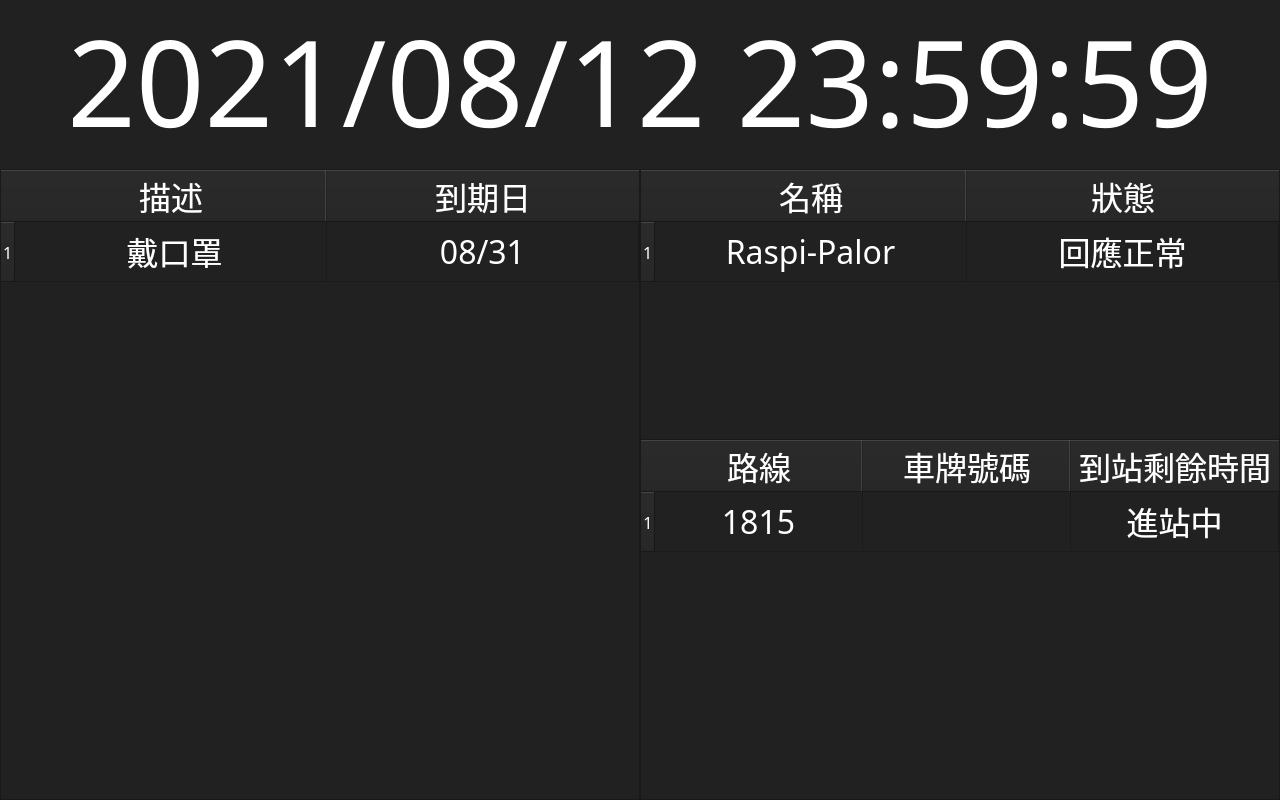
<?xml version="1.0" encoding="UTF-8"?>
<ui version="4.0">
 <class>MainWindow</class>
 <widget class="QMainWindow" name="MainWindow">
  <property name="geometry">
   <rect>
    <x>0</x>
    <y>0</y>
    <width>1280</width>
    <height>800</height>
   </rect>
  </property>
  <property name="windowTitle">
   <string>MainWindow</string>
  </property>
  <property name="autoFillBackground">
   <bool>false</bool>
  </property>
  <property name="styleSheet">
   <string notr="true">background-color: rgb(33, 33, 33)</string>
  </property>
  <widget class="QWidget" name="centralwidget">
   <widget class="QTableWidget" name="transportTableWidget">
    <property name="geometry">
     <rect>
      <x>640</x>
      <y>439</y>
      <width>640</width>
      <height>361</height>
     </rect>
    </property>
    <property name="styleSheet">
     <string notr="true"/>
    </property>
    <property name="verticalScrollBarPolicy">
     <enum>Qt::ScrollBarAlwaysOff</enum>
    </property>
    <property name="horizontalScrollBarPolicy">
     <enum>Qt::ScrollBarAlwaysOff</enum>
    </property>
    <property name="autoScroll">
     <bool>false</bool>
    </property>
    <attribute name="horizontalHeaderDefaultSectionSize">
     <number>208</number>
    </attribute>
    <attribute name="verticalHeaderDefaultSectionSize">
     <number>60</number>
    </attribute>
    <row>
     <property name="text">
      <string>1</string>
     </property>
     <property name="font">
      <font>
       <family>Noto Serif CJK TC Black</family>
       <pointsize>12</pointsize>
      </font>
     </property>
     <property name="textAlignment">
      <set>AlignCenter</set>
     </property>
     <property name="foreground">
      <brush brushstyle="SolidPattern">
       <color alpha="255">
        <red>255</red>
        <green>255</green>
        <blue>255</blue>
       </color>
      </brush>
     </property>
    </row>
    <column>
     <property name="text">
      <string>路線</string>
     </property>
     <property name="font">
      <font>
       <family>Noto Serif CJK TC Black</family>
       <pointsize>24</pointsize>
      </font>
     </property>
     <property name="textAlignment">
      <set>AlignCenter</set>
     </property>
     <property name="foreground">
      <brush brushstyle="SolidPattern">
       <color alpha="255">
        <red>255</red>
        <green>255</green>
        <blue>255</blue>
       </color>
      </brush>
     </property>
    </column>
    <column>
     <property name="text">
      <string>車牌號碼</string>
     </property>
     <property name="font">
      <font>
       <family>Noto Serif CJK TC Black</family>
       <pointsize>24</pointsize>
      </font>
     </property>
     <property name="textAlignment">
      <set>AlignCenter</set>
     </property>
     <property name="foreground">
      <brush brushstyle="SolidPattern">
       <color alpha="255">
        <red>255</red>
        <green>255</green>
        <blue>255</blue>
       </color>
      </brush>
     </property>
    </column>
    <column>
     <property name="text">
      <string>到站剩餘時間</string>
     </property>
     <property name="font">
      <font>
       <family>Noto Serif CJK TC Black</family>
       <pointsize>24</pointsize>
      </font>
     </property>
     <property name="textAlignment">
      <set>AlignCenter</set>
     </property>
     <property name="foreground">
      <brush brushstyle="SolidPattern">
       <color alpha="255">
        <red>255</red>
        <green>255</green>
        <blue>255</blue>
       </color>
      </brush>
     </property>
    </column>
    <item row="0" column="0">
     <property name="text">
      <string>1815</string>
     </property>
     <property name="font">
      <font>
       <family>Noto Serif CJK TC Black</family>
       <pointsize>24</pointsize>
      </font>
     </property>
     <property name="textAlignment">
      <set>AlignCenter</set>
     </property>
     <property name="foreground">
      <brush brushstyle="SolidPattern">
       <color alpha="255">
        <red>255</red>
        <green>255</green>
        <blue>255</blue>
       </color>
      </brush>
     </property>
    </item>
    <item row="0" column="2">
     <property name="text">
      <string>進站中</string>
     </property>
     <property name="font">
      <font>
       <family>Noto Serif CJK TC Black</family>
       <pointsize>24</pointsize>
      </font>
     </property>
     <property name="textAlignment">
      <set>AlignCenter</set>
     </property>
     <property name="foreground">
      <brush brushstyle="SolidPattern">
       <color alpha="255">
        <red>255</red>
        <green>255</green>
        <blue>255</blue>
       </color>
      </brush>
     </property>
    </item>
   </widget>
   <widget class="QLabel" name="datetimeLabel">
    <property name="geometry">
     <rect>
      <x>0</x>
      <y>0</y>
      <width>1280</width>
      <height>161</height>
     </rect>
    </property>
    <property name="font">
     <font>
      <family>Noto Serif CJK TC Black</family>
      <pointsize>90</pointsize>
     </font>
    </property>
    <property name="styleSheet">
     <string notr="true">color: rgb(255, 255, 255);</string>
    </property>
    <property name="text">
     <string>2021/08/12 23:59:59</string>
    </property>
    <property name="alignment">
     <set>Qt::AlignCenter</set>
    </property>
    <property name="margin">
     <number>1</number>
    </property>
   </widget>
   <widget class="QTableWidget" name="toDoTableWidget">
    <property name="geometry">
     <rect>
      <x>0</x>
      <y>169</y>
      <width>640</width>
      <height>631</height>
     </rect>
    </property>
    <property name="verticalScrollBarPolicy">
     <enum>Qt::ScrollBarAlwaysOff</enum>
    </property>
    <property name="horizontalScrollBarPolicy">
     <enum>Qt::ScrollBarAlwaysOff</enum>
    </property>
    <property name="autoScroll">
     <bool>false</bool>
    </property>
    <attribute name="horizontalHeaderDefaultSectionSize">
     <number>312</number>
    </attribute>
    <attribute name="verticalHeaderDefaultSectionSize">
     <number>60</number>
    </attribute>
    <row>
     <property name="text">
      <string>1</string>
     </property>
     <property name="font">
      <font>
       <family>Noto Serif CJK TC Black</family>
       <pointsize>12</pointsize>
      </font>
     </property>
     <property name="foreground">
      <brush brushstyle="SolidPattern">
       <color alpha="255">
        <red>255</red>
        <green>255</green>
        <blue>255</blue>
       </color>
      </brush>
     </property>
    </row>
    <column>
     <property name="text">
      <string>描述</string>
     </property>
     <property name="font">
      <font>
       <family>Noto Serif CJK TC Black</family>
       <pointsize>24</pointsize>
      </font>
     </property>
     <property name="textAlignment">
      <set>AlignCenter</set>
     </property>
     <property name="foreground">
      <brush brushstyle="SolidPattern">
       <color alpha="255">
        <red>255</red>
        <green>255</green>
        <blue>255</blue>
       </color>
      </brush>
     </property>
    </column>
    <column>
     <property name="text">
      <string>到期日</string>
     </property>
     <property name="font">
      <font>
       <family>Noto Serif CJK TC Black</family>
       <pointsize>24</pointsize>
      </font>
     </property>
     <property name="textAlignment">
      <set>AlignCenter</set>
     </property>
     <property name="foreground">
      <brush brushstyle="SolidPattern">
       <color alpha="255">
        <red>255</red>
        <green>255</green>
        <blue>255</blue>
       </color>
      </brush>
     </property>
    </column>
    <item row="0" column="0">
     <property name="text">
      <string> 戴口罩</string>
     </property>
     <property name="font">
      <font>
       <family>Noto Serif CJK TC Black</family>
       <pointsize>24</pointsize>
      </font>
     </property>
     <property name="textAlignment">
      <set>AlignCenter</set>
     </property>
     <property name="foreground">
      <brush brushstyle="SolidPattern">
       <color alpha="255">
        <red>255</red>
        <green>255</green>
        <blue>255</blue>
       </color>
      </brush>
     </property>
    </item>
    <item row="0" column="1">
     <property name="text">
      <string>08/31</string>
     </property>
     <property name="font">
      <font>
       <family>Noto Serif CJK TC Black</family>
       <pointsize>24</pointsize>
      </font>
     </property>
     <property name="textAlignment">
      <set>AlignCenter</set>
     </property>
     <property name="foreground">
      <brush brushstyle="SolidPattern">
       <color alpha="255">
        <red>255</red>
        <green>255</green>
        <blue>255</blue>
       </color>
      </brush>
     </property>
    </item>
   </widget>
   <widget class="QTableWidget" name="heartbeatTableWidget">
    <property name="geometry">
     <rect>
      <x>640</x>
      <y>169</y>
      <width>640</width>
      <height>271</height>
     </rect>
    </property>
    <property name="verticalScrollBarPolicy">
     <enum>Qt::ScrollBarAlwaysOff</enum>
    </property>
    <property name="horizontalScrollBarPolicy">
     <enum>Qt::ScrollBarAlwaysOff</enum>
    </property>
    <property name="autoScroll">
     <bool>false</bool>
    </property>
    <attribute name="horizontalHeaderDefaultSectionSize">
     <number>312</number>
    </attribute>
    <attribute name="verticalHeaderDefaultSectionSize">
     <number>60</number>
    </attribute>
    <row>
     <property name="text">
      <string>1</string>
     </property>
     <property name="font">
      <font>
       <family>Noto Serif CJK TC Black</family>
       <pointsize>12</pointsize>
      </font>
     </property>
     <property name="foreground">
      <brush brushstyle="SolidPattern">
       <color alpha="255">
        <red>255</red>
        <green>255</green>
        <blue>255</blue>
       </color>
      </brush>
     </property>
    </row>
    <column>
     <property name="text">
      <string>名稱</string>
     </property>
     <property name="font">
      <font>
       <family>Noto Serif CJK TC Black</family>
       <pointsize>24</pointsize>
      </font>
     </property>
     <property name="textAlignment">
      <set>AlignCenter</set>
     </property>
     <property name="foreground">
      <brush brushstyle="SolidPattern">
       <color alpha="255">
        <red>255</red>
        <green>255</green>
        <blue>255</blue>
       </color>
      </brush>
     </property>
    </column>
    <column>
     <property name="text">
      <string>狀態</string>
     </property>
     <property name="font">
      <font>
       <family>Noto Serif CJK TC Black</family>
       <pointsize>24</pointsize>
      </font>
     </property>
     <property name="textAlignment">
      <set>AlignCenter</set>
     </property>
     <property name="foreground">
      <brush brushstyle="SolidPattern">
       <color alpha="255">
        <red>255</red>
        <green>255</green>
        <blue>255</blue>
       </color>
      </brush>
     </property>
    </column>
    <item row="0" column="0">
     <property name="text">
      <string>Raspi-Palor</string>
     </property>
     <property name="font">
      <font>
       <family>Noto Serif CJK TC Black</family>
       <pointsize>24</pointsize>
      </font>
     </property>
     <property name="textAlignment">
      <set>AlignCenter</set>
     </property>
     <property name="foreground">
      <brush brushstyle="SolidPattern">
       <color alpha="255">
        <red>255</red>
        <green>255</green>
        <blue>255</blue>
       </color>
      </brush>
     </property>
    </item>
    <item row="0" column="1">
     <property name="text">
      <string>回應正常</string>
     </property>
     <property name="font">
      <font>
       <family>Noto Serif CJK TC Black</family>
       <pointsize>24</pointsize>
      </font>
     </property>
     <property name="textAlignment">
      <set>AlignCenter</set>
     </property>
     <property name="foreground">
      <brush brushstyle="SolidPattern">
       <color alpha="255">
        <red>255</red>
        <green>255</green>
        <blue>255</blue>
       </color>
      </brush>
     </property>
    </item>
   </widget>
  </widget>
 </widget>
 <resources/>
 <connections/>
</ui>
